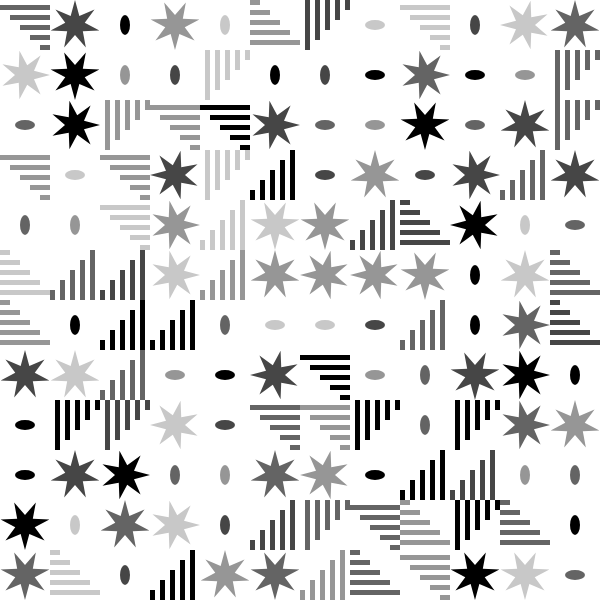
Frame 1 (no input)
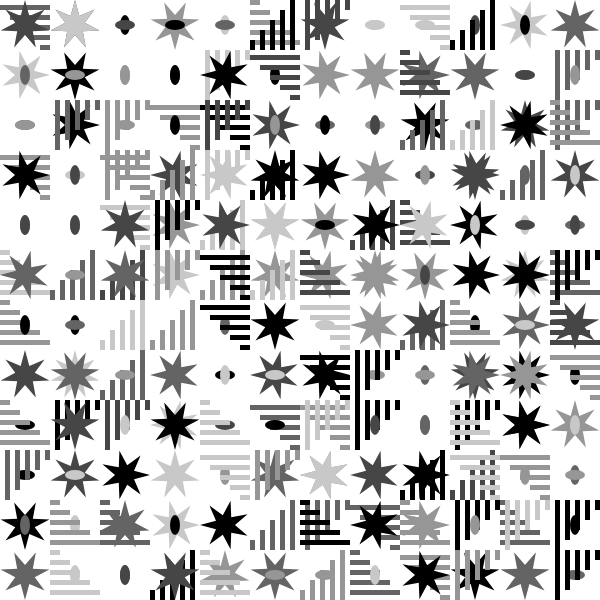
Frame 2 (the mouse pressed at the canvas centre, redrawn once)

The p5.js sketch that drew these frames (run headless with seeded random() and noise() and a simulated clock; the mouse was pressed at the canvas centre and the sketch redrawn once):

// p5.js sketch
// ── sketch.js
let col = [0,100,200,150,70];
let rot = 0;

function setup() {
  createCanvas(600, 600);
  background(255);
  noStroke();
}

function draw() {
  
  for(let y = 0; y<12; y++){
    for(let x = 0; x<12; x++){
      
      shape = int(random(3));
      fill(random(col));
      
      push();
      translate(x*50+25,y*50+25);
      rotate(int(random(4))*HALF_PI);
      
      if(shape == 1){
        //rotate(rot*0.01);
        star(0,0,25,10,7);
      }else if(shape == 2){
        rect(-25,-25,10,5);
        rect(-25,-15,20,5);
        rect(-25,-5,30,5);
        rect(-25,5,40,5);
        rect(-25,15,50,5);
      }else{
        ellipse(0,-0,20,10);
      } 
      pop();
    }
  }
  noLoop();

}

//reference of star: https://p5js.org/examples/form-star.html

function star(x, y, radius1, radius2, npoints) {
  let angle = TWO_PI / npoints;
  let halfAngle = angle / 2.0;
  beginShape();
  for (let a = 0; a < TWO_PI; a += angle) {
    let sx = x + cos(a) * radius2;
    let sy = y + sin(a) * radius2;
    vertex(sx, sy);
    sx = x + cos(a + halfAngle) * radius1;
    sy = y + sin(a + halfAngle) * radius1;
    vertex(sx, sy);
  }
  endShape(CLOSE);
}
